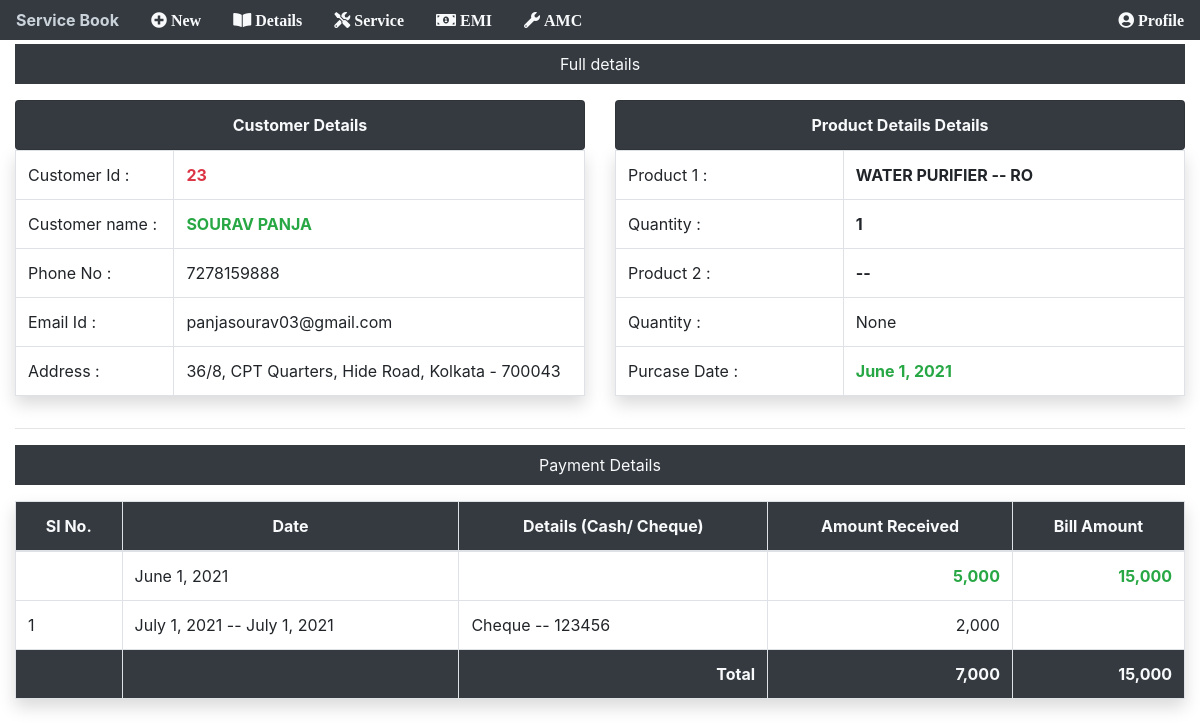
The page /details/23 (signed in) on the database as committed earlier.
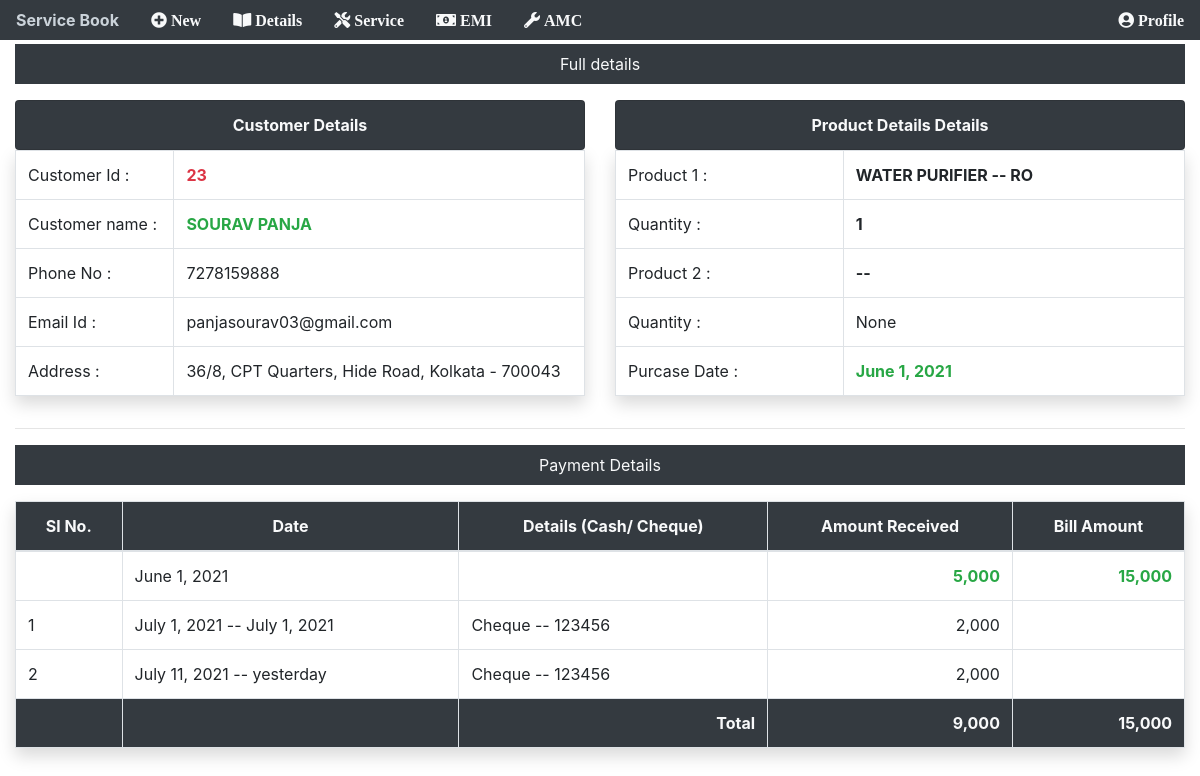
The same page on the database as committed later.
### app/models.py (models this page shows, shortened)
class paymentOnEmi(models.Model):
    refNo = models.IntegerField()
    paidAmount = models.IntegerField()
    paymentDate = models.DateField(auto_now=False, auto_now_add=False)
    cashCheque = models.CharField(max_length=100, null=True)
    chequeNo = models.CharField(max_length=10, null=True, blank=True)

class customerDetails(models.Model):
    custimerId = models.AutoField(primary_key=True)
    name = models.CharField(max_length=100)
    address = models.CharField(max_length=100, null=True)
    phoneNo = models.CharField(max_length=100, unique=True)
    email = models.EmailField(null=True)
    service = models.IntegerField(null=True, blank=True)
    emi = models.CharField(max_length=10, null=True, blank=True)
    modelNameOne = models.CharField(max_length=100)
    quantityOne = models.CharField(max_length=2, null=True)
    modelNoOne = models.CharField(max_length=100)
    modelNameTwo = models.CharField(max_length=100, blank=True)
    quantityTwo = models.CharField(max_length=2, null=True, blank=True)
    modelNoTwo = models.CharField(max_length=100, blank=True)
    purchaseDate = models.DateField(auto_now=False, auto_now_add=False)
    totalAmount = models.IntegerField()
    advanceAmount = models.IntegerField()
    dueAmount = models.IntegerField(null=True)
    def total_paid_amount(self):  # for total paid amount
        tt = self.advanceAmount
        ap = self.amount_paid()
        return tt + ap
    def amount_paid(self):  # for paymennt
        items = paymentOnEmi.objects.filter(refNo=self.custimerId)
        total = 0
        for item in items:
            total += item.paidAmount
        return total

### app/views.py (the view)
# urls.py: path('details/<int:id>', views.iddetails, name="iddetails"),
@login_required(login_url="/login")
def iddetails(request, id):
    ghh = customerDetails.objects.get(pk=id)
    phh = paymentOnEmi.objects.filter(refNo=id)
    return render(request, "main/iddetails.html", {'ghh': ghh, 'phh': phh, 'id': id})

### templates/main/iddetails.html
{% include "main/base.html" %} {% load humanize %} {% block content %}
<div class="container-fluid">
  <div class="bg-dark mt-1">
    <p class="nav-link text-light text-center">Full details</p>
  </div>
  <div class="row">
    <div class="col-6">
      <table class="table table-bordered shadow">
        <ul class="list-group">
          <li class="list-group-item bg-dark text-light text-center">
            <strong>Customer Details</strong>
          </li>
        </ul>
        <tbody>
          <tr>
            <td>Customer Id :</td>
            <td class="text-danger"><strong>{{ghh.custimerId}}</strong></td>
          </tr>
          <tr>
            <td>Customer name :</td>
            <td class="text-success"><strong>{{ghh.name | upper}}</strong></td>
          </tr>
          <tr>
            <td>Phone No :</td>
            <td>{{ghh.phoneNo}}</td>
          </tr>
          <tr>
            <td>Email Id :</td>
            <td>{{ghh.email}}</td>
          </tr>
          <tr>
            <td>Address :</td>
            <td>{{ghh.address}}</td>
          </tr>
        </tbody>
      </table>
    </div>
    <div class="col-6">
      <ul class="list-group">
        <li class="list-group-item bg-dark text-light text-center">
          <strong>Product Details Details</strong>
        </li>
      </ul>
      <table class="table table-bordered shadow">
        <tbody>
          <tr>
            <td>Product 1 :</td>
            <td>
              <strong
                >{{ghh.modelNameOne | upper}} -- {{ghh.modelNoOne}}</strong
              >
            </td>
          </tr>
          <tr>
            <td>Quantity :</td>
            <td><strong>{{ghh.quantityOne}}</strong></td>
          </tr>
          <tr>
            <td>Product 2 :</td>
            <td><strong>{{ghh.modelNameTwo}} -- {{ghh.modelNoTwo}}</strong></td>
          </tr>
          <tr>
            <td>Quantity :</td>
            <td>{{ghh.quantityTwo}}</td>
          </tr>
          <tr>
            <td>Purcase Date :</td>
            <td class="text-success"><strong>{{ghh.purchaseDate}}</strong></td>
          </tr>
        </tbody>
      </table>
    </div>
  </div>
  <hr />
  <div class="bg-dark mt-1">
    <p class="nav-link text-center text-light">Payment Details</p>
  </div>
  <div class="row">
    <div class="col">
      <table class="table table-bordered shadow">
        <thead>
          <tr class="bg-dark text-light text-center">
            <th>Sl No.</th>
            <th>Date</th>
            <th>Details (Cash/ Cheque)</th>
            <th>Amount Received</th>
            <th>Bill Amount</th>
          </tr>
        </thead>
        <tbody>
          <tr>
            <td></td>
            <td>{{ghh.purchaseDate}}</td>
            <td></td>
            <td class="text-right text-success">
              <strong>{{ghh.advanceAmount | intcomma}}</strong>
            </td>
            <td class="text-right text-success">
              <strong>{{ghh.totalAmount | intcomma}}</strong>
            </td>
          </tr>
          {% for p in phh %}
          <tr>
            <td>{{forloop.counter}}</td>
            <td>{{p.paymentDate}} -- {{p.paymentDate | naturalday}}</td>
            <td>{{p.cashCheque}} -- {{p.chequeNo}}</td>
            <td class="text-right">{{p.paidAmount | intcomma}}</td>
            <td></td>
          </tr>
          {% endfor %}
        </tbody>
        <tfoot>
          <tr class="bg-dark text-light">
            <th></th>
            <th></th>
            <th class="text-right">Total</th>
            <th class="text-right">{{ghh.total_paid_amount | intcomma}}</th>
            <th class="text-right">{{ghh.totalAmount | intcomma}}</th>
          </tr>
        </tfoot>
      </table>
    </div>
  </div>
</div>
{% endblock %}

Rows that differ between the two databases and show on the page:
computed for customerDetails "SOURAV PANJA": total_paid_amount "7,000" → "9,000"
added paymentOnEmi: paymentDate "July 11, 2021", paymentDate "yesterday", cashCheque "Cheque", chequeNo "123456", paidAmount "2,000"
